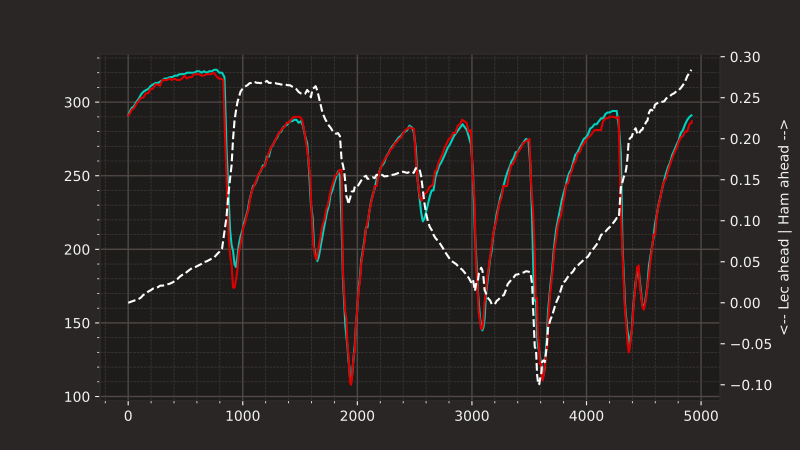

Generate this figure with Python:
import fastf1 as ff1
from fastf1 import plotting
from fastf1 import utils
from matplotlib import pyplot as plt

plotting.setup_mpl()

quali = ff1.get_session(2021, 'Emilia Romagna', 'Q')
laps = quali.load_laps(with_telemetry=True)
lec = laps.pick_driver('LEC').pick_fastest()
ham = laps.pick_driver('HAM').pick_fastest()

delta_time, ref_tel, compare_tel = utils.delta_time(ham, lec)
# ham is reference, lec is compared

fig, ax = plt.subplots()
# use telemetry returned by .delta_time for best accuracy,
# this ensure the same applied interpolation and resampling
ax.plot(ref_tel['Distance'], ref_tel['Speed'],
        color=plotting.team_color(ham['Team']))
ax.plot(compare_tel['Distance'], compare_tel['Speed'],
        color=plotting.team_color(lec['Team']))

twin = ax.twinx()
twin.plot(ref_tel['Distance'], delta_time, '--', color='white')
twin.set_ylabel("<-- Lec ahead | Ham ahead -->")
plt.show()
